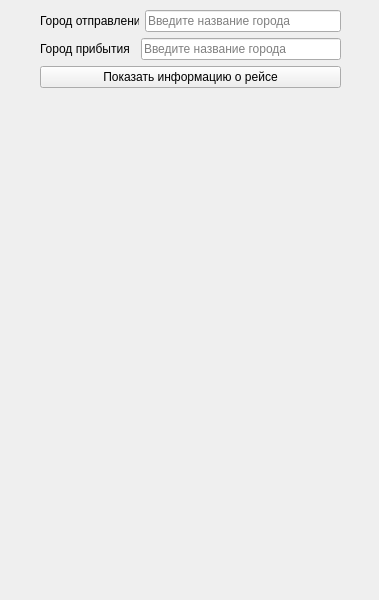
<?xml version="1.0" encoding="UTF-8"?>
<ui version="4.0">
 <class>Form</class>
 <widget class="QWidget" name="Form">
  <property name="geometry">
   <rect>
    <x>0</x>
    <y>0</y>
    <width>379</width>
    <height>600</height>
   </rect>
  </property>
  <property name="windowTitle">
   <string>Form</string>
  </property>
  <widget class="QWidget" name="">
   <property name="geometry">
    <rect>
     <x>40</x>
     <y>10</y>
     <width>301</width>
     <height>492</height>
    </rect>
   </property>
   <layout class="QVBoxLayout" name="verticalLayout">
    <item>
     <layout class="QHBoxLayout" name="horizontalLayout_2">
      <item>
       <widget class="QLabel" name="label_2">
        <property name="maximumSize">
         <size>
          <width>99</width>
          <height>16777215</height>
         </size>
        </property>
        <property name="text">
         <string>Город отправления</string>
        </property>
       </widget>
      </item>
      <item>
       <widget class="QLineEdit" name="lineEdit_2">
        <property name="maximumSize">
         <size>
          <width>200</width>
          <height>16777215</height>
         </size>
        </property>
        <property name="text">
         <string/>
        </property>
        <property name="placeholderText">
         <string>Введите название города</string>
        </property>
       </widget>
      </item>
     </layout>
    </item>
    <item>
     <layout class="QHBoxLayout" name="horizontalLayout_5">
      <item>
       <widget class="QLabel" name="label_3">
        <property name="maximumSize">
         <size>
          <width>99</width>
          <height>16777215</height>
         </size>
        </property>
        <property name="text">
         <string>Город прибытия</string>
        </property>
       </widget>
      </item>
      <item>
       <widget class="QLineEdit" name="lineEdit_4">
        <property name="maximumSize">
         <size>
          <width>200</width>
          <height>16777215</height>
         </size>
        </property>
        <property name="text">
         <string/>
        </property>
        <property name="placeholderText">
         <string>Введите название города</string>
        </property>
       </widget>
      </item>
     </layout>
    </item>
    <item>
     <widget class="QPushButton" name="pushButton">
      <property name="text">
       <string>Показать информацию о рейсе</string>
      </property>
     </widget>
    </item>
    <item>
     <spacer name="verticalSpacer">
      <property name="orientation">
       <enum>Qt::Vertical</enum>
      </property>
      <property name="sizeHint" stdset="0">
       <size>
        <width>17</width>
        <height>407</height>
       </size>
      </property>
     </spacer>
    </item>
   </layout>
  </widget>
 </widget>
 <resources/>
 <connections/>
</ui>
